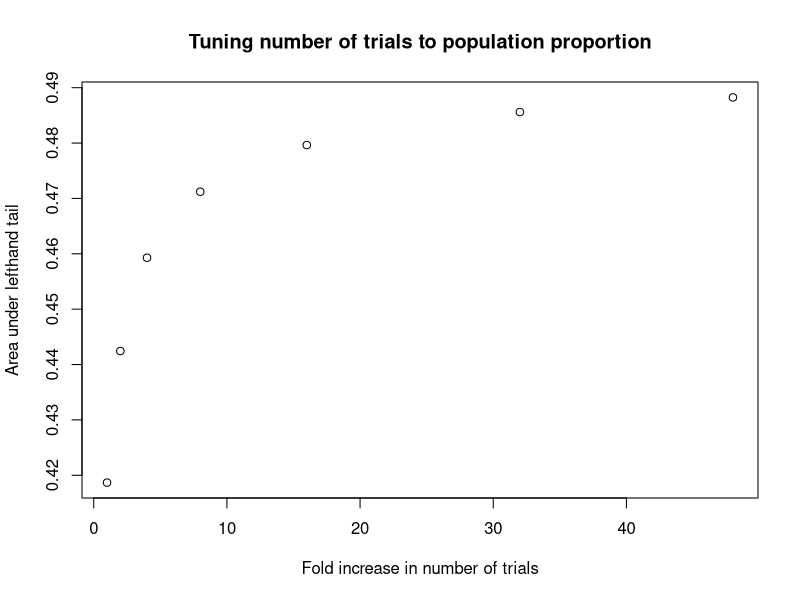
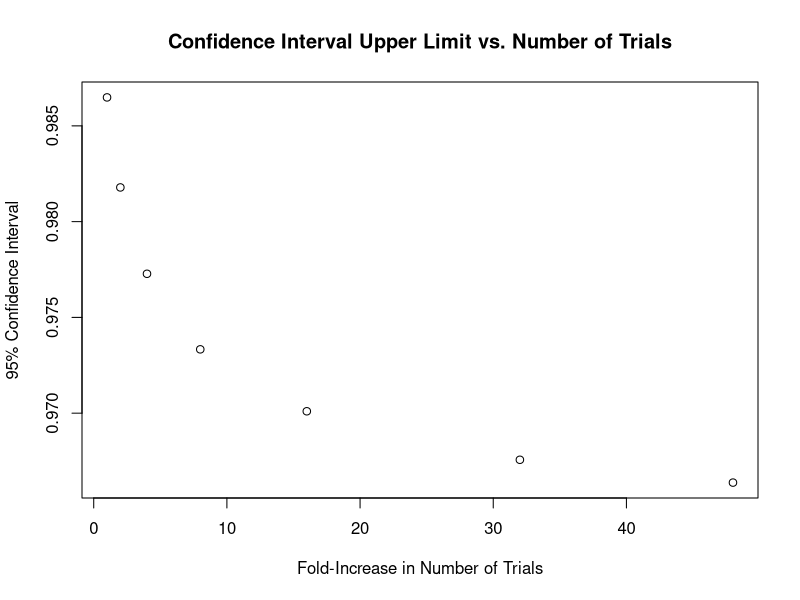
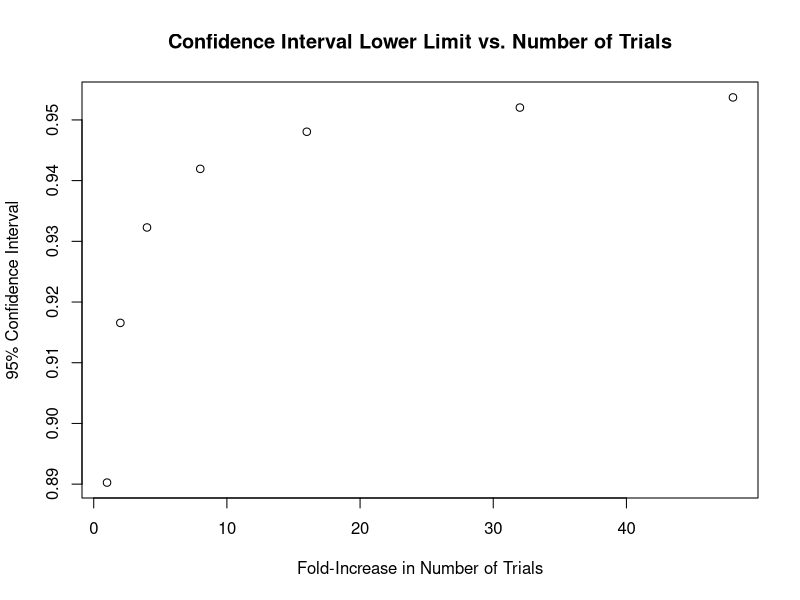

Here is the R script that generated these plots, in order:
## ---- chunk 1
successes <- 73
trials <- 76
proportion <- as.double(successes) / as.double(trials)
## ---- chunk 2
epi_wilson_ci <- 
  epitools::binom.wilson(x = successes, n = trials, conf.level = 0.95)
print(epi_wilson_ci)
## ---- chunk 3
# computational equivalent of binom.wilson from CRAN 'epitools' package
binom.wilson <-
  function(x, n, conf.level = 0.95) {
    lambda  <- qnorm(0.5*(1 + conf.level))
    # Adapted from Wilson 1927, mostly by multipling numerator
    #   and denominator by n to reduce roundoff error
    nt     <- ( lambda^2 )
    np_0   <- x
    nq_0   <- n - x
    denom   <- n + nt
    center  <- ( np_0 + nt / 2 )
    radical <- ( np_0 * nq_0 + n * (nt / 4) ) * nt / n
    delta   <- sqrt(radical)
    R.lower <- ( center - delta ) / denom
    R.upper <- ( center + delta ) / denom
    data.frame(
      x = x,
      n = n,
      proportion = as.double(np_0) / as.double(n), 
      lower = R.lower,
      upper = R.upper,
      conf.level = conf.level
    )
  }
wilson_ci <- binom.wilson(x = successes, n = trials, conf.level = 0.95)
print(wilson_ci)
## ---- chunk 4
print(wilson_ci$lower - epi_wilson_ci$lower)
print(wilson_ci$upper - epi_wilson_ci$upper)
## ---- chunk 5
low.guess <- 0.90816
1 - pbinom(q = successes, size = trials, prob = low.guess)
## ---- chunk 6
high.guess <- 0.99178
1 - pbinom(q = successes, size = trials, prob = high.guess, lower.tail = FALSE)
## ---- chunk 7
1 - pbinom(q = successes, size = trials, prob = proportion)
## ---- chunk 8
1 - pbinom(q = 100 * successes, size = 100 * trials, prob = proportion)
## ---- chunk 9
plot(
  x = x <- c(1,2,4,8,16,32,48),
  y = y <- sapply(
    X = x, 
    FUN = function(x){
      1 - pbinom(q = x * successes, size = x * trials, prob = proportion)
    }
  ),
  xlab = "Fold increase in number of trials",
  ylab = "Area under lefthand tail",
  main = "Tuning number of trials to population proportion"
)
## ---- chunk 10
cat(
  sprintf("For %d successes over %d trials:"
  , wilson_ci$x
  , wilson_ci$n
  ),
  sprintf("Proportion: %f"
  , wilson_ci$proportion
  ),
  sprintf("Wilson estimate of confidence interval for proportion: [%f,%f]"
  , wilson_ci$lower
  , wilson_ci$upper
  ),
  sprintf("My low and high guesses: %f,%f"
  , low.guess
  , high.guess
  ),
  sprintf("Differences from my guesses: %f, %f"
  , wilson_ci$lower - low.guess
  , wilson_ci$upper - high.guess
  ),
  sep = "\n"
)
## ---- chunk 11
print(binom.wilson(x = 8 * successes, n = 8 * trials, conf.level = 0.95))
x <- c(1,2,4,8,16,32,48)
y.lower <- sapply(
  X = x,
  FUN = function(x){
    binom.wilson(x = x * successes, n = x * trials, conf.level = 0.95)$lower
  }
)
y.upper <- sapply(
  X = x,
  FUN = function(x){
    binom.wilson(x = x * successes, n = x * trials, conf.level = 0.95)$upper
  }
)
lbl_upper <- "Confidence Interval Upper Limit vs. Number of Trials"
lbl_lower <- "Confidence Interval Lower Limit vs. Number of Trials"
lbl_x <- "Fold-Increase in Number of Trials"
lbl_y <- "95% Confidence Interval"
plot(x = x, y = y.upper, main = lbl_upper, xlab = lbl_x, ylab = lbl_y)
plot(x = x, y = y.lower, main = lbl_lower, xlab = lbl_x, ylab = lbl_y)
